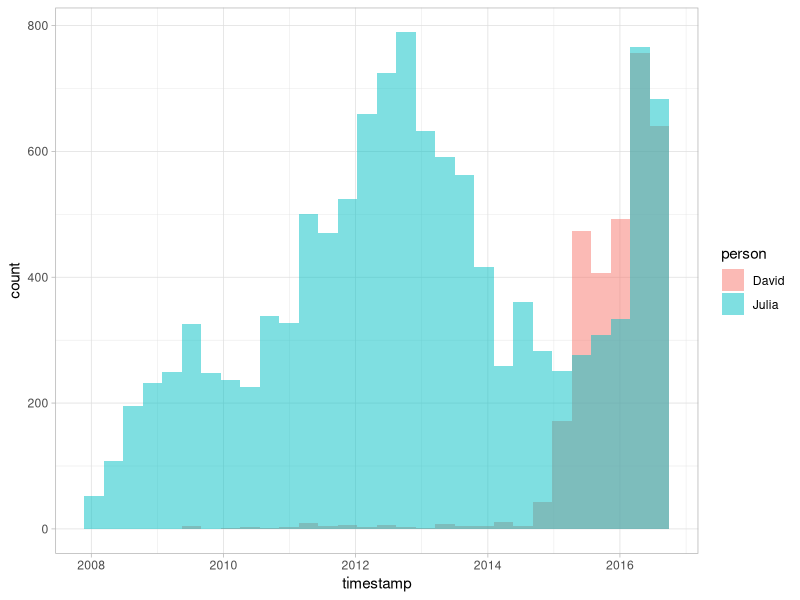
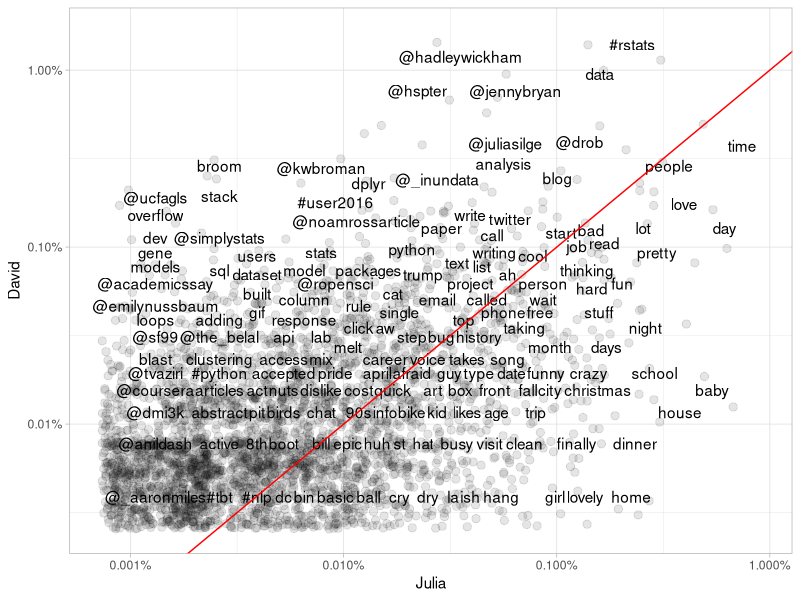
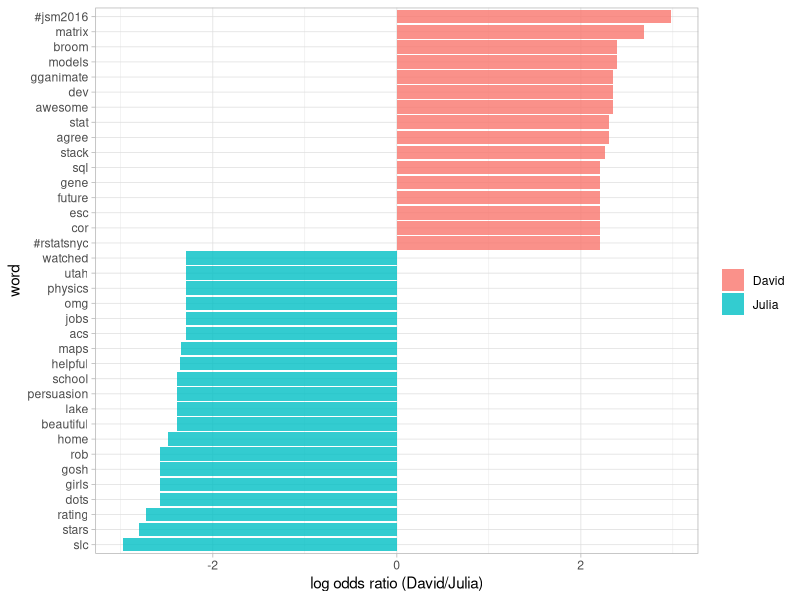
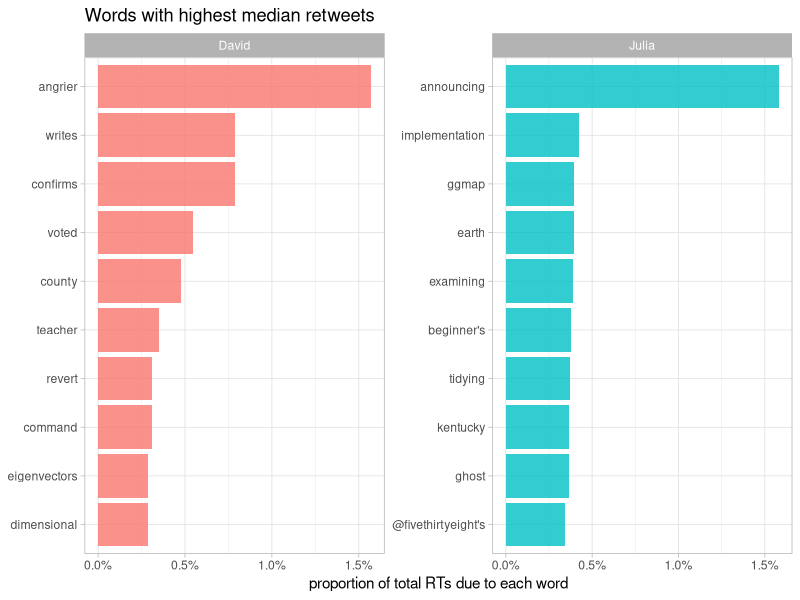
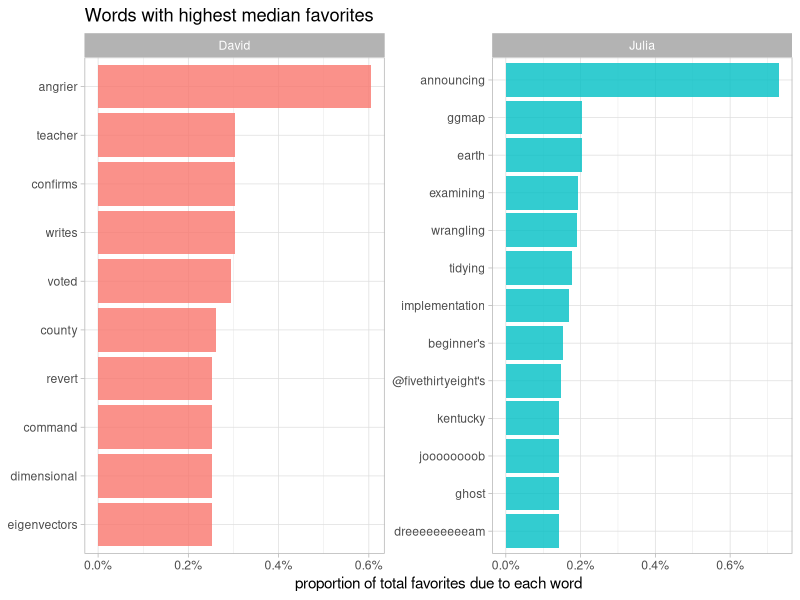

Write the R code that produced these figures, in order.
## ---- chunk 1
library(knitr)
opts_chunk$set(message = FALSE, warning = FALSE, cache = TRUE)
options(width = 100, dplyr.width = 100)
library(ggplot2)
theme_set(theme_light())
## ---- chunk 2
library(lubridate)
library(ggplot2)
library(dplyr)
library(readr)

tweets_julia <- read_csv("data/tweets_julia.csv")
tweets_dave <- read_csv("data/tweets_dave.csv")
tweets <- bind_rows(tweets_julia %>% 
                      mutate(person = "Julia"),
                    tweets_dave %>% 
                      mutate(person = "David")) %>%
  mutate(timestamp = ymd_hms(timestamp))

ggplot(tweets, aes(x = timestamp, fill = person)) +
  geom_histogram(alpha = 0.5, position = "identity")
## ---- chunk 3
library(tidytext)
library(stringr)

reg <- "([^A-Za-z_\\d#@']|'(?![A-Za-z_\\d#@]))"
tidy_tweets <- tweets %>% 
  mutate(text = str_replace_all(text, "https://t.co/[A-Za-z\\d]+|http://[A-Za-z\\d]+|&amp;|&lt;|&gt;|RT|https", "")) %>%
  unnest_tokens(word, text, token = "regex", pattern = reg) %>%
  filter(!word %in% stop_words$word,
         str_detect(word, "[a-z]"))
## ---- chunk 4
frequency <- tidy_tweets %>% 
  group_by(person) %>% 
  count(word, sort = TRUE) %>% 
  left_join(tidy_tweets %>% 
              group_by(person) %>% 
              summarise(total = n())) %>%
  mutate(freq = n/total)

frequency
## ---- chunk 5
library(tidyr)

frequency <- frequency %>% 
  select(person, word, freq) %>% 
  spread(person, freq) %>%
  arrange(Julia, David)

frequency
## ---- chunk 6
library(scales)

ggplot(frequency, aes(Julia, David)) +
  geom_jitter(alpha = 0.1, size = 2.5, width = 0.25, height = 0.25) +
  geom_text(aes(label = word), check_overlap = TRUE, vjust = 1.5) +
  scale_x_log10(labels = percent_format()) +
  scale_y_log10(labels = percent_format()) +
  geom_abline(color = "red")
## ---- chunk 7
tidy_tweets <- tidy_tweets %>%
  filter(timestamp >= as.Date("2016-01-01"))
## ---- chunk 8
word_ratios <- tidy_tweets %>%
  filter(!str_detect(word, "^@")) %>%
  count(word, person) %>%
  filter(sum(n) >= 10) %>%
  spread(person, n, fill = 0) %>%
  ungroup() %>%
  mutate_each(funs((. + 1) / sum(. + 1)), -word) %>%
  mutate(logratio = log(David / Julia)) %>%
  arrange(desc(logratio))
## ---- chunk 9
word_ratios %>% 
  arrange(abs(logratio))
## ---- chunk 10
word_ratios %>%
  group_by(logratio < 0) %>%
  top_n(15, abs(logratio)) %>%
  ungroup() %>%
  mutate(word = reorder(word, logratio)) %>%
  ggplot(aes(word, logratio, fill = logratio < 0)) +
  geom_bar(alpha = 0.8, stat = "identity") +
  coord_flip() +
  ylab("log odds ratio (David/Julia)") +
  scale_fill_discrete(name = "", labels = c("David", "Julia"))
## ---- chunk 11
words_by_time <- tidy_tweets %>%
  filter(!str_detect(word, "^@")) %>%
  mutate(time_floor = floor_date(timestamp, unit = "15 days")) %>%
  count(time_floor, person, word) %>%
  ungroup() %>%
  group_by(person, time_floor) %>%
  mutate(time_total = sum(n)) %>%
  group_by(word) %>%
  mutate(word_total = sum(n)) %>%
  ungroup() %>%
  rename(count = n) %>%
  filter(word_total > 30)

words_by_time
## ---- chunk 12
nested_models <- words_by_time %>%
  nest(-word, -person) 

nested_models
## ---- chunk 13
tweets_julia <- read_csv("data/juliasilge_tweets.csv")
tweets_dave <- read_csv("data/drob_tweets.csv")
tweets <- bind_rows(tweets_julia %>% 
                      mutate(person = "Julia"),
                    tweets_dave %>% 
                      mutate(person = "David")) %>%
  mutate(created_at = ymd_hms(created_at))
## ---- chunk 14
tidy_tweets <- tweets %>% 
  filter(!str_detect(text, "^RT")) %>%
  mutate(text = str_replace_all(text, "https://t.co/[A-Za-z\\d]+|http://[A-Za-z\\d]+|&amp;|&lt;|&gt;|RT|https", "")) %>%
  unnest_tokens(word, text, token = "regex", pattern = reg) %>%
  anti_join(stop_words)

tidy_tweets
## ---- chunk 15
totals <- tidy_tweets %>% 
  group_by(person, id) %>% 
  summarise(rts = sum(retweets)) %>% 
  group_by(person) %>% 
  summarise(total_rts = sum(rts))

totals
## ---- chunk 16
word_by_rts <- tidy_tweets %>% 
  group_by(id, word, person) %>% 
  summarise(rts = first(retweets)) %>% 
  group_by(person, word) %>% 
  summarise(retweets = median(rts)) %>%
  left_join(totals) %>%
  filter(retweets != 0) %>%
  ungroup()

word_by_rts %>% 
  arrange(desc(retweets))
## ---- chunk 17
word_by_rts %>%
  mutate(ratio = retweets / total_rts) %>%  
  group_by(person) %>%
  top_n(10, ratio) %>%
  arrange(ratio) %>%
  mutate(word = factor(word, unique(word))) %>%
  ungroup() %>%
  ggplot(aes(word, ratio, fill = person)) +
  geom_bar(stat = "identity", alpha = 0.8, show.legend = FALSE) +
  facet_wrap(~ person, scales = "free", ncol = 2) +
  coord_flip() +
  scale_y_continuous(labels = percent_format()) +
  labs(x = NULL, 
       y = "proportion of total RTs due to each word",
       title = "Words with highest median retweets")
## ---- chunk 18
totals <- tidy_tweets %>% 
  group_by(person, id) %>% 
  summarise(favs = sum(favorites)) %>% 
  group_by(person) %>% 
  summarise(total_favs = sum(favs))

word_by_favs <- tidy_tweets %>% 
  group_by(id, word, person) %>% 
  summarise(favs = first(favorites)) %>% 
  group_by(person, word) %>% 
  summarise(favorites = median(favs)) %>%
  left_join(totals) %>%
  filter(favorites != 0) %>%
  ungroup()
## ---- chunk 19
word_by_favs %>%
  mutate(ratio = favorites / total_favs) %>%  
  group_by(person) %>%
  top_n(10, ratio) %>%
  arrange(ratio) %>%
  mutate(word = factor(word, unique(word))) %>%
  ungroup() %>%
  ggplot(aes(word, ratio, fill = person)) +
  geom_bar(stat = "identity", alpha = 0.8, show.legend = FALSE) +
  facet_wrap(~ person, scales = "free", ncol = 2) +
  coord_flip() +
  scale_y_continuous(labels = percent_format()) +
  labs(x = NULL, 
       y = "proportion of total favorites due to each word",
       title = "Words with highest median favorites")
